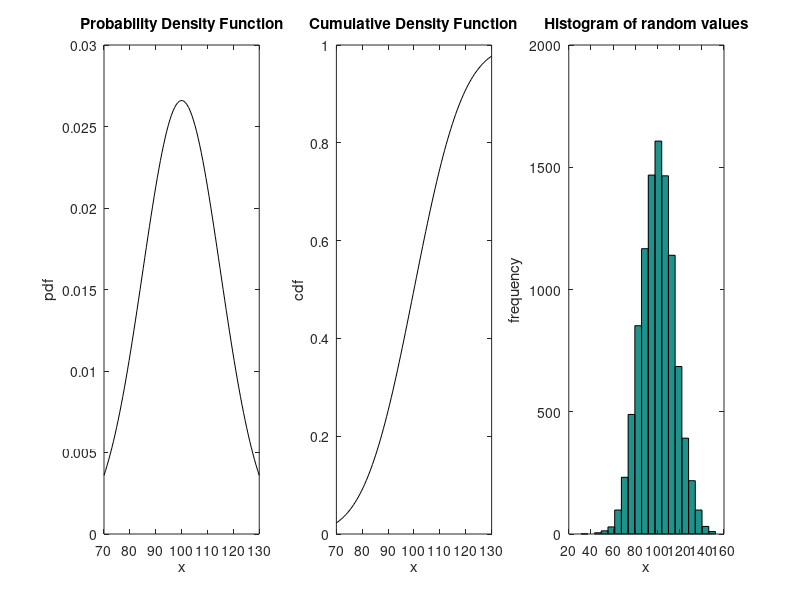

This figure's MATLAB source:
%% Explore the Normal distribution N( mu , sigma )
mu    = 100; % the mean
sigma = 15;  % the standard deviation
xmin  = 70;  % minimum x value for pdf and cdf plot
xmax  = 130; % maximum x value for pdf and cdf plot
n     = 100; % number of points on pdf and cdf plot
k     = 10000; % number of random draws for histogram

% create a set of values ranging from xmin to xmax
x = linspace( xmin , xmax , n ); 
p = normpdf( x , mu , sigma ); % calculate the pdf 
c = normcdf( x , mu , sigma ); % calculate the cdf 

figure( 1 ); clf; % create a new figure and clear the contents

subplot( 1,3,1 );
plot( x , p , 'k-' );
xlabel( 'x' ); ylabel( 'pdf' );
title( 'Probability Density Function' );

subplot( 1,3,2 );
plot( x , c , 'k-' );
xlabel( 'x' ); ylabel( 'cdf' );
title( 'Cumulative Density Function' );

% draw k random numbers from a N( mu , sigma ) distribution
y = normrnd( mu , sigma , k , 1 ); 

subplot( 1,3,3 );
hist( y , 20 );
xlabel( 'x' ); ylabel( 'frequency' );
title( 'Histogram of random values' );
